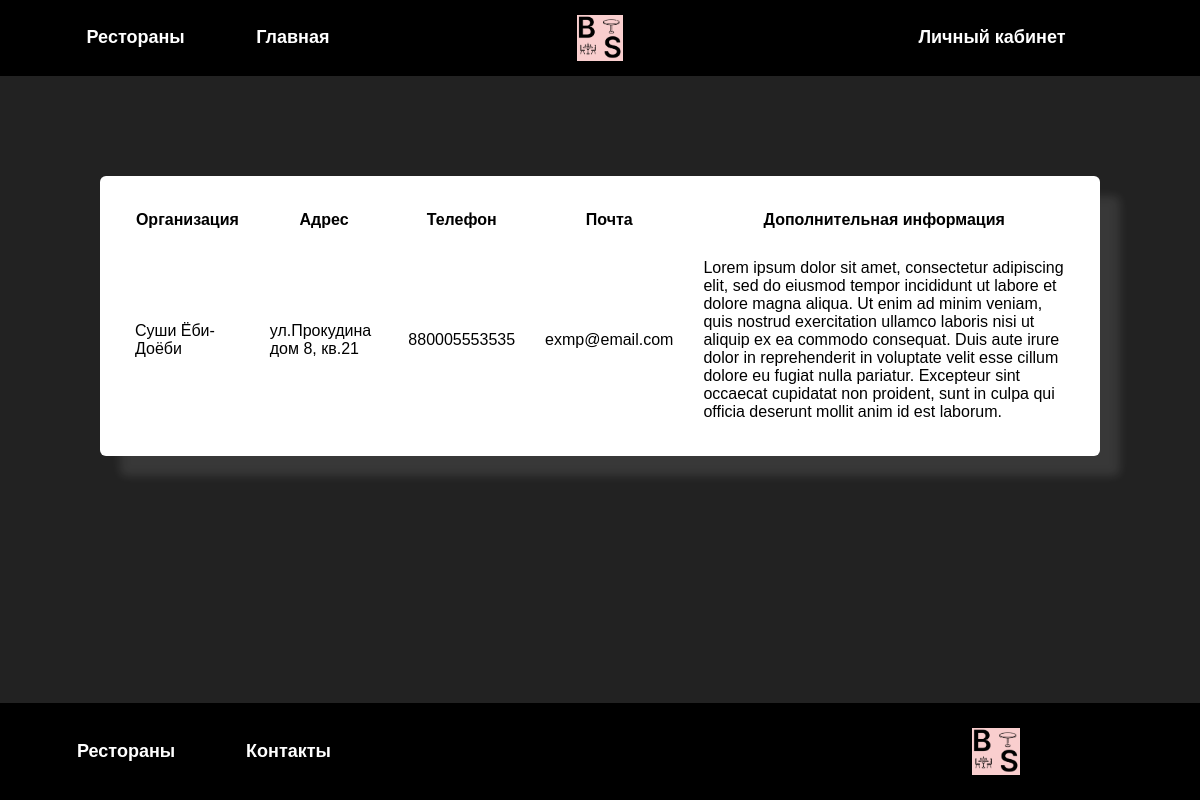
Screenshot of /hackaton/adminorder.php (signed in) with the database file from the repository.
### tables this page shows
CREATE TABLE `aplic` (
  `id` int NOT NULL,
  `NameOrg` varchar(100) DEFAULT NULL,
  `Phone` varchar(100) DEFAULT NULL,
  `Email` varchar(100) DEFAULT NULL,
  `info` longtext,
  `Adress` varchar(100) DEFAULT NULL
);

### hackaton/adminorder.php (the view, shortened to what this page needs)
<?php
require  'asset/php/conn.php';
$rest = $mysql->query("SELECT * FROM `aplic`")->fetch_all();
?>
<!DOCTYPE html>
<html lang="en">
<head>
    <link rel="stylesheet" href="asset/style/admin.css">
    <link rel="stylesheet" href="asset/style/style.css">
</head>
<body>
<?php
           if (isset($_SESSION['email']) && $_SESSION['email'] != '') {
            require_once "header.php";
        } else {
            require_once "header_noauth.php";
        }
    ?>
       <div id="all_content">
       <div class="container">
      <table>
        <thead>
            <tr>
                <th>Организация</th>
                <th>Адрес</th>
                <th>Телефон</th>
                <th>Почта</th>
                <th>Дополнительная информация</th>
            </tr>
        </thead>
        <tbody>
        <?php
                for ($b = 0; $b<count($rest); $b++) {
                    echo "
                    <tr>
                        <td>".$rest[$b][1]."</td>
                        <td>".$rest[$b][5]."</td>
                        <td>".$rest[$b][2]."</td>
                        <td>".$rest[$b][3]."</td>
                        <td>".$rest[$b][4]."</td>
                    </tr>
                    ";
                }
                ?>
        </tbody>
    </table>
    </div>
       </div>
       <?php
        require_once "footer.php";
    ?>
</body>
</html>

### hackaton/asset/style/admin.css (style rules this page uses)
.container { position: relative; width: 80%; margin: 30px auto; padding: 20px; background-color: #ffffff; border-radius: 6px; box-shadow: 20px 20px 10px rgba(255, 255, 255, 0.1); }
table { border-collapse: collapse; }
th,td { padding: 15px; }

### hackaton/asset/style/style.css (style rules this page uses)
body { margin: 0; padding: 0; display: flex; flex-direction: column; min-height: 100vh; font-family: sans-serif; }
#all_content { flex-grow: 1; display: flex; flex-direction: column; padding-top: 70px; background-color: #222222; }

### rows the page displays
aplic: NameOrg "Суши Ёби-Доёби", Adress "ул.Прокудина дом 8, кв.21", Phone "880005553535", Email "exmp@email.com", info "Lorem ipsum dolor sit amet, consectetur adipiscing elit, sed do eiusmod tempor incididunt ut labore et dolore magna aliqua. Ut enim ad minim veniam, quis nostrud exercitation ullamco laboris nisi ut aliquip ex ea commodo consequat. Duis aute irure dolor in reprehenderit in voluptate velit esse cillum dolore eu fugiat nulla pariatur. Excepteur sint occaecat cupidatat non proident, sunt in culpa qui officia deserunt mollit anim id est laborum."
